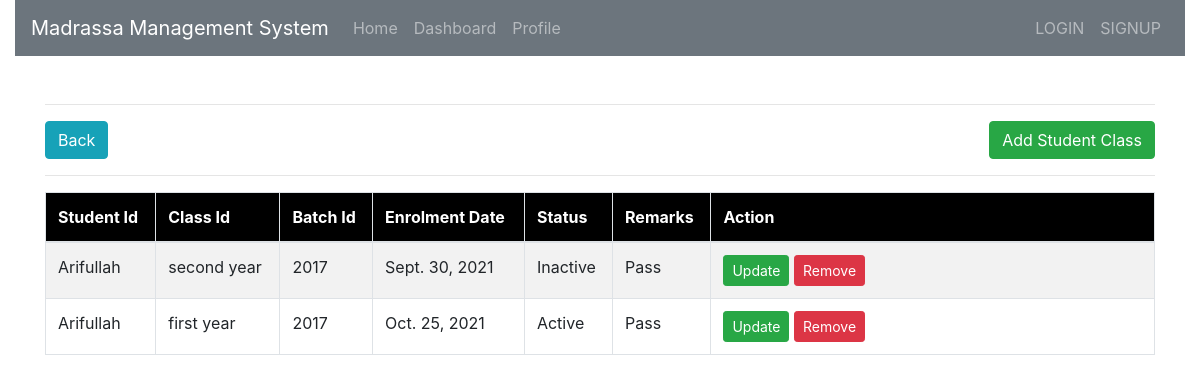
/student_class_list/, run on the app's committed database.
### student/models.py (models this page shows)
class Student_class(models.Model):
	CATEGORY_5 = (
		('Active', 'Active'),
		('Inactive', 'Inactive'),
	)
	student_id = models.ForeignKey(Student_information, on_delete=models.CASCADE)
	class_id = models.ForeignKey(Class_registration, on_delete=models.CASCADE)
	batch_id = models.ForeignKey(Batches, on_delete=models.CASCADE)
	enrolment_date = models.DateField()
	status = models.CharField(max_length=20, choices=CATEGORY_5, null=True, blank=True)
	remarks = models.CharField(max_length=120, null=True, blank=True)

class Student_information(models.Model):
	CATEGORY = (
		('Pakistani', 'Pakistani'),
		('Indian', 'Indian'),
		('Other', 'Other'),
	)
	CATEGORY_2 = (
		('Active', 'Active'),
		('Inactive', 'Inactive'),
	)
	CATEGORY_22 = (
		('Male', 'Male'),
		('Female', 'Female'),
		('Shemale', 'Shemale'),
		('Other', 'Other'),
	)
	student_name = models.CharField(max_length=80)
	father_name = models.CharField(max_length=90, null=True, blank=True)
	gender = models.CharField(max_length=90, choices=CATEGORY_22)
	D_O_B = models.DateField()
	address = models.CharField(max_length=90, null=True, blank=True)
	admission_date = models.DateField(auto_now_add=True)
	nationality = models.CharField(max_length=20, choices=CATEGORY)
	registration_no = models.IntegerField(unique=True)
	cnic = models.IntegerField(unique=True)
	status = models.CharField(max_length=20,choices=CATEGORY_2)
	picture = models.ImageField(upload_to='media')
	def __str__(self):
		return self.student_name

class Class_registration(models.Model):
	class_name = models.CharField(max_length=120)
	admission_fee = models.IntegerField(null=True, blank=True)
	tution_fee = models.IntegerField(null=True, blank=True)
	extra_fine = models.IntegerField(null=True, blank=True)
	def __str__(self):
		return self.class_name

class Batches(models.Model):
	CATEGORY_3 = (
		('Morning', 'Morning'),
		('Evening', 'Evening'),
	)
	CATEGORY_4 = (
		('Active', 'Active'),
		('Inactive', 'Inactive'),
	)
	batch_name = models.CharField(max_length=120)
	shift = models.CharField(max_length=20, choices=CATEGORY_3)
	start_date = models.DateField()
	end_date = models.DateField(null=True, blank=True)
	status = models.CharField(max_length=20, choices=CATEGORY_4, null=True, blank=True)
	def __str__(self):
		return self.batch_name

### student/views.py (the view)
# urls.py: path('student_class_list/', views.student_class_list, name='student_class_list'),
def student_class_list(request):
	get_student_class=Student_class.objects.all()
	data={'get_student_class':get_student_class}
	return render(request, 'student_templates/student_class_list.html', data)

### templates/student_templates/student_class_list.html
{% extends 'student_templates/basic_templates/links.html' %}
{% load static %}
{% block content %}
{% include 'student_templates/basic_templates/navbar.html' %}
	<div class="container mt-4">
		<hr>
	<a href="{% url 'student_home' %}" class="btn btn-info">Back</a>
	<a href="{% url 'add_student_class' %}" class="btn btn-success" style="float: right;">Add Student Class </a>
		<hr>
	</div>
	<div class="container mt-3">
		<table class="table table-bordered table-striped table-hover">
			<tr>
				<thead style="background-color: black; color: white">
					<th>Student Id</th>
					<th>Class Id</th>
					<th>Batch Id</th>
					<th>Enrolment Date</th>
					<th>Status</th>
					<th>Remarks</th>
					<th style="width: 40%;">Action</th>
				</thead>
			</tr>
			<tbody>
				{% for i in get_student_class %}
				<tr>
					<td>{{ i.student_id }}</td>
					<td>{{ i.class_id }}</td>
					<td>{{i.batch_id}}</td>
					<td>{{i.enrolment_date}}</td>
					<td>{{i.status}}</td>
					<td>{{i.remarks}}</td>
					<td>
						<a href="{% url 'update_student_class' i.id %}" class="btn btn-success btn-sm">Update</a>
						<a href="{% url 'delete_student_class' i.id %}" class="btn btn-danger btn-sm">Remove</a>
					</td>
				</tr>
				{% endfor %}
			</tbody>
		</table>
	</div>
{% endblock %}

### data on the page
Student_class: student_id "Arifullah", class_id "second year", batch_id "2017", enrolment_date "Sept. 30, 2021", status "Inactive", remarks "Pass"
Student_class: student_id "Arifullah", class_id "first year", batch_id "2017", enrolment_date "Oct. 25, 2021", status "Active", remarks "Pass"
